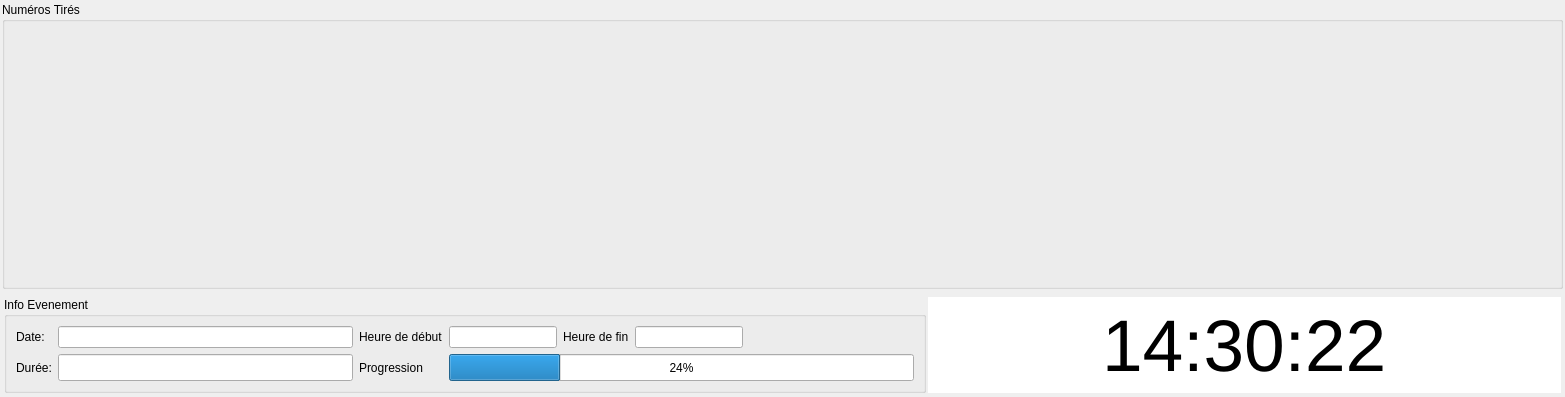
                                     <widget class="QFrame" name="frame_3">
                                         <property name="sizePolicy">
                                             <sizepolicy hsizetype="Minimum" vsizetype="Preferred">
                                                 <horstretch>2</horstretch>
                                                 <verstretch>0</verstretch>
                                             </sizepolicy>
                                         </property>
                                         <property name="minimumSize">
                                             <size>
                                                 <width>416</width>
                                                 <height>397</height>
                                             </size>
                                         </property>
                                         <property name="frameShape">
                                             <enum>QFrame::NoFrame</enum>
                                         </property>
                                         <property name="frameShadow">
                                             <enum>QFrame::Plain</enum>
                                         </property>
                                         <layout class="QVBoxLayout" name="verticalLayout_3">
                                             <property name="leftMargin">
                                                 <number>2</number>
                                             </property>
                                             <property name="topMargin">
                                                 <number>2</number>
                                             </property>
                                             <property name="rightMargin">
                                                 <number>2</number>
                                             </property>
                                             <property name="bottomMargin">
                                                 <number>2</number>
                                             </property>
                                             <item>
                                                 <widget class="QGroupBox" name="GroupPickManual">
                                                     <property name="title">
                                                         <string>Numéros Tirés</string>
                                                     </property>
                                                 </widget>
                                             </item>
                                             <item>
                                                 <widget class="QFrame" name="frame_5">
                                                     <property name="minimumSize">
                                                         <size>
                                                             <width>0</width>
                                                             <height>100</height>
                                                         </size>
                                                     </property>
                                                     <property name="maximumSize">
                                                         <size>
                                                             <width>16777215</width>
                                                             <height>100</height>
                                                         </size>
                                                     </property>
                                                     <property name="frameShape">
                                                         <enum>QFrame::NoFrame</enum>
                                                     </property>
                                                     <property name="frameShadow">
                                                         <enum>QFrame::Raised</enum>
                                                     </property>
                                                     <layout class="QHBoxLayout" name="horizontalLayout_4">
                                                         <property name="spacing">
                                                             <number>2</number>
                                                         </property>
                                                         <property name="leftMargin">
                                                             <number>2</number>
                                                         </property>
                                                         <property name="topMargin">
                                                             <number>2</number>
                                                         </property>
                                                         <property name="rightMargin">
                                                             <number>2</number>
                                                         </property>
                                                         <property name="bottomMargin">
                                                             <number>2</number>
                                                         </property>
                                                         <item>
                                                             <widget class="QGroupBox" name="EventInfos">
                                                                 <property name="minimumSize">
                                                                     <size>
                                                                         <width>600</width>
                                                                         <height>0</height>
                                                                     </size>
                                                                 </property>
                                                                 <property name="title">
                                                                     <string>Info Evenement</string>
                                                                 </property>
                                                                 <layout class="QGridLayout" name="gridLayout_14">
                                                                     <item row="0" column="1">
                                                                         <widget class="QLineEdit" name="CurrentDate">
                                                                             <property name="sizePolicy">
                                                                                 <sizepolicy hsizetype="Expanding"
                                                                                             vsizetype="Preferred">
                                                                                     <horstretch>0</horstretch>
                                                                                     <verstretch>0</verstretch>
                                                                                 </sizepolicy>
                                                                             </property>
                                                                             <property name="readOnly">
                                                                                 <bool>true</bool>
                                                                             </property>
                                                                         </widget>
                                                                     </item>
                                                                     <item row="0" column="4">
                                                                         <widget class="QLabel" name="label_16">
                                                                             <property name="text">
                                                                                 <string>Heure de fin</string>
                                                                             </property>
                                                                         </widget>
                                                                     </item>
                                                                     <item row="0" column="2">
                                                                         <widget class="QLabel" name="label_15">
                                                                             <property name="text">
                                                                                 <string>Heure de début</string>
                                                                             </property>
                                                                         </widget>
                                                                     </item>
                                                                     <item row="0" column="3">
                                                                         <widget class="QLineEdit" name="StartingHour">
                                                                             <property name="sizePolicy">
                                                                                 <sizepolicy hsizetype="Expanding"
                                                                                             vsizetype="Preferred">
                                                                                     <horstretch>0</horstretch>
                                                                                     <verstretch>0</verstretch>
                                                                                 </sizepolicy>
                                                                             </property>
                                                                             <property name="readOnly">
                                                                                 <bool>true</bool>
                                                                             </property>
                                                                         </widget>
                                                                     </item>
                                                                     <item row="0" column="0">
                                                                         <widget class="QLabel" name="label_14">
                                                                             <property name="text">
                                                                                 <string>Date:</string>
                                                                             </property>
                                                                         </widget>
                                                                     </item>
                                                                     <item row="0" column="5">
                                                                         <widget class="QLineEdit" name="EndingHour">
                                                                             <property name="sizePolicy">
                                                                                 <sizepolicy hsizetype="Expanding"
                                                                                             vsizetype="Preferred">
                                                                                     <horstretch>0</horstretch>
                                                                                     <verstretch>0</verstretch>
                                                                                 </sizepolicy>
                                                                             </property>
                                                                             <property name="readOnly">
                                                                                 <bool>true</bool>
                                                                             </property>
                                                                         </widget>
                                                                     </item>
                                                                     <item row="0" column="6" colspan="2">
                                                                         <spacer name="horizontalSpacer_2">
                                                                             <property name="orientation">
                                                                                 <enum>Qt::Horizontal</enum>
                                                                             </property>
                                                                             <property name="sizeHint" stdset="0">
                                                                                 <size>
                                                                                     <width>165</width>
                                                                                     <height>20</height>
                                                                                 </size>
                                                                             </property>
                                                                         </spacer>
                                                                     </item>
                                                                     <item row="2" column="1">
                                                                         <widget class="QLineEdit" name="Duration">
                                                                             <property name="maximumSize">
                                                                                 <size>
                                                                                     <width>16777215</width>
                                                                                     <height>16777215</height>
                                                                                 </size>
                                                                             </property>
                                                                             <property name="font">
                                                                                 <font>
                                                                                     <pointsize>25</pointsize>
                                                                                 </font>
                                                                             </property>
                                                                             <property name="text">
                                                                                 <string/>
                                                                             </property>
                                                                             <property name="alignment">
                                                                                 <set>Qt::AlignCenter</set>
                                                                             </property>
                                                                             <property name="readOnly">
                                                                                 <bool>true</bool>
                                                                             </property>
                                                                         </widget>
                                                                     </item>
                                                                     <item row="2" column="0">
                                                                         <widget class="QLabel" name="label_17">
                                                                             <property name="text">
                                                                                 <string>Durée:</string>
                                                                             </property>
                                                                         </widget>
                                                                     </item>
                                                                     <item row="2" column="2">
                                                                         <widget class="QLabel" name="label_3">
                                                                             <property name="text">
                                                                                 <string>Progression</string>
                                                                             </property>
                                                                         </widget>
                                                                     </item>
                                                                     <item row="2" column="3" colspan="5">
                                                                         <widget class="QProgressBar"
                                                                                 name="Progression">
                                                                             <property name="sizePolicy">
                                                                                 <sizepolicy hsizetype="Expanding"
                                                                                             vsizetype="Expanding">
                                                                                     <horstretch>0</horstretch>
                                                                                     <verstretch>0</verstretch>
                                                                                 </sizepolicy>
                                                                             </property>
                                                                             <property name="value">
                                                                                 <number>24</number>
                                                                             </property>
                                                                         </widget>
                                                                     </item>
                                                                 </layout>
                                                             </widget>
                                                         </item>
                                                         <item>
                                                             <widget class="QLineEdit" name="CurrentTime">
                                                                 <property name="sizePolicy">
                                                                     <sizepolicy hsizetype="Preferred"
                                                                                 vsizetype="Preferred">
                                                                         <horstretch>0</horstretch>
                                                                         <verstretch>0</verstretch>
                                                                     </sizepolicy>
                                                                 </property>
                                                                 <property name="minimumSize">
                                                                     <size>
                                                                         <width>0</width>
                                                                         <height>0</height>
                                                                     </size>
                                                                 </property>
                                                                 <property name="maximumSize">
                                                                     <size>
                                                                         <width>16777215</width>
                                                                         <height>16777215</height>
                                                                     </size>
                                                                 </property>
                                                                 <property name="font">
                                                                     <font>
                                                                         <pointsize>55</pointsize>
                                                                         <bold>false</bold>
                                                                     </font>
                                                                 </property>
                                                                 <property name="cursor">
                                                                     <cursorShape>ArrowCursor</cursorShape>
                                                                 </property>
                                                                 <property name="text">
                                                                     <string>14:30:22</string>
                                                                 </property>
                                                                 <property name="frame">
                                                                     <bool>false</bool>
                                                                 </property>
                                                                 <property name="alignment">
                                                                     <set>Qt::AlignCenter</set>
                                                                 </property>
                                                                 <property name="readOnly">
                                                                     <bool>true</bool>
                                                                 </property>
                                                             </widget>
                                                         </item>
                                                     </layout>
                                                 </widget>
                                             </item>
                                         </layout>
                                     </widget>
